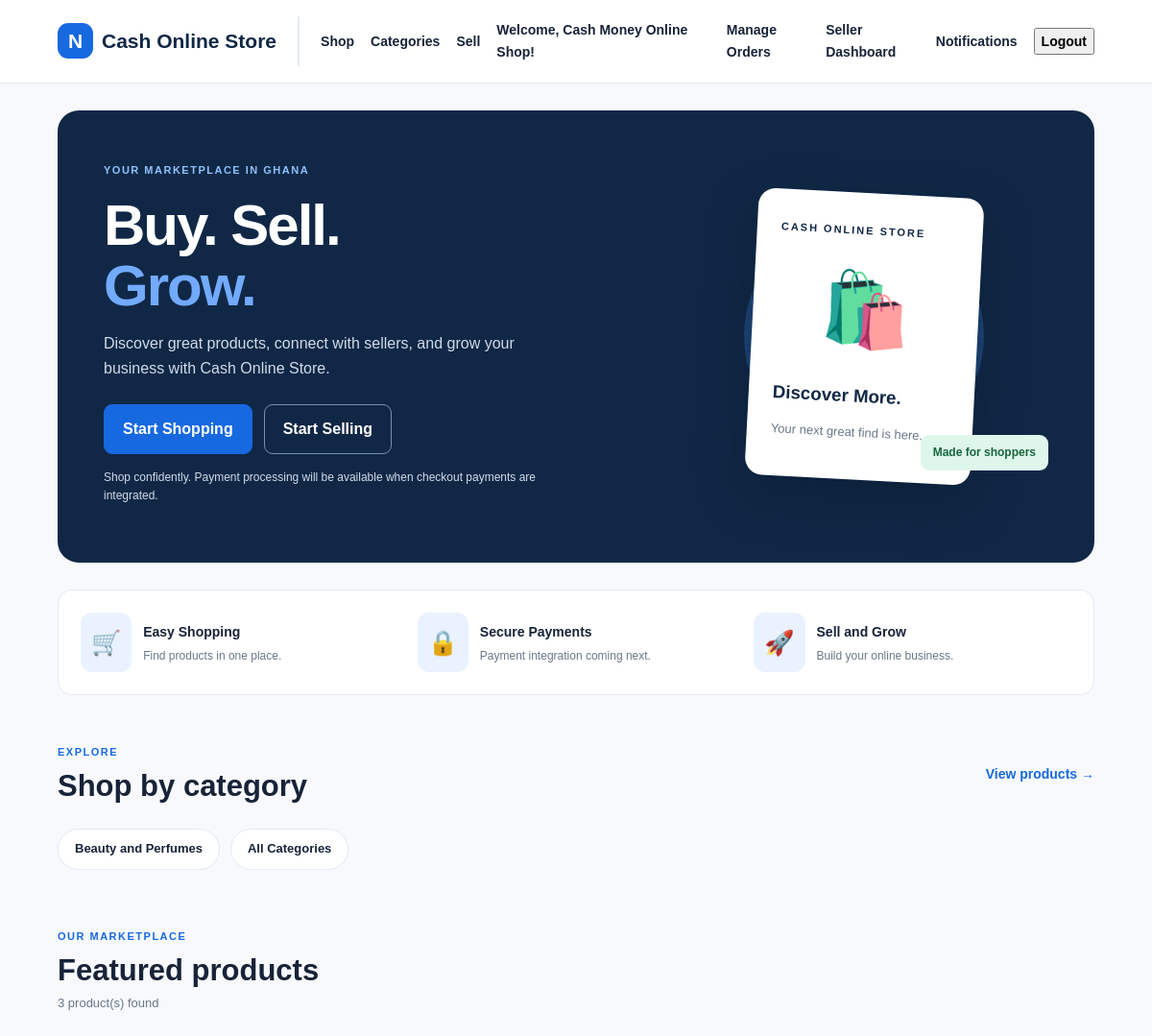
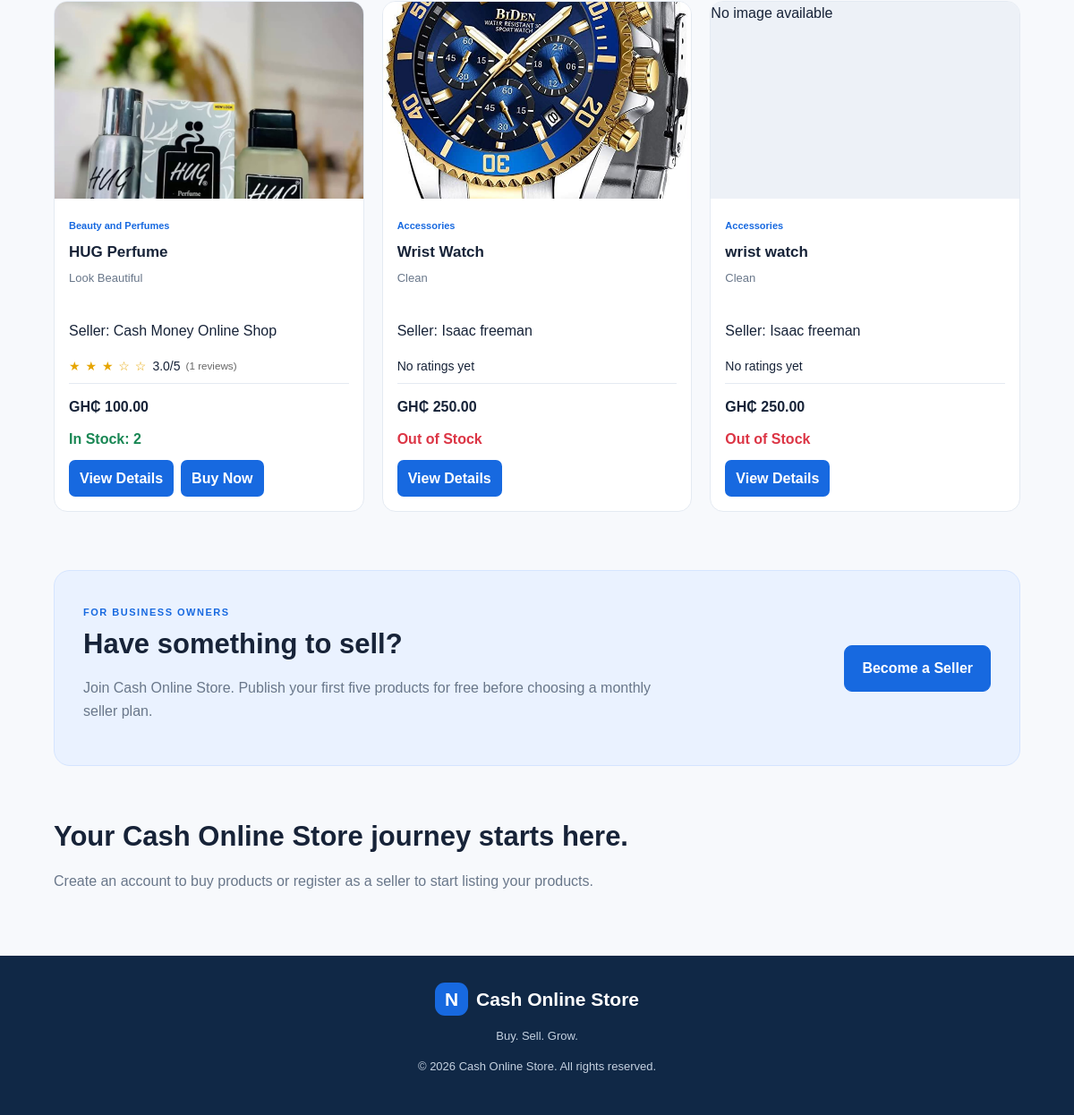
Page / (signed in) on the committed database (2 pictures, top to bottom).
### tables this page shows
CREATE TABLE users (
            id INTEGER PRIMARY KEY AUTOINCREMENT,
            name TEXT NOT NULL,
            email TEXT NOT NULL UNIQUE,
            password_hash TEXT NOT NULL,
            role TEXT NOT NULL CHECK(role IN ('buyer', 'seller')),
            created_at TIMESTAMP DEFAULT CURRENT_TIMESTAMP
        , profile_image TEXT, shop_description TEXT);

CREATE TABLE products (
            id INTEGER PRIMARY KEY AUTOINCREMENT,
            seller_id INTEGER NOT NULL,
            name TEXT NOT NULL,
            category TEXT NOT NULL,
            price REAL NOT NULL CHECK(price >= 0),
            quantity INTEGER NOT NULL DEFAULT 1 CHECK(quantity >= 0),
            image TEXT,
            description TEXT,
            created_at TIMESTAMP DEFAULT CURRENT_TIMESTAMP,
            FOREIGN KEY (seller_id) REFERENCES users(id)
        );

### app.py (the view, shortened to what this page needs)
@app.route("/")
def home():
    search = request.args.get("q", "").strip()
    category = request.args.get("category", "").strip()
    connection = get_db_connection()
    try:
        query = """
            SELECT
                p.*,
                u.name AS seller_name,

                (
                    SELECT AVG(sr.rating)
                    FROM seller_reviews AS sr
                    WHERE sr.seller_id = p.seller_id
                ) AS seller_average_rating,

                (
                    SELECT COUNT(sr.id)
                    FROM seller_reviews AS sr
                    WHERE sr.seller_id = p.seller_id
                ) AS seller_review_count

            FROM products AS p
            JOIN users AS u ON u.id = p.seller_id
            WHERE u.role = 'seller'

        """
        parameters = []
        if category:
            query += " AND p.category = ?"
            parameters.append(category)
        query += " ORDER BY p.created_at DESC, p.id DESC"
        products = connection.execute(
            query, parameters
        ).fetchall()
        categories = connection.execute("""
            SELECT DISTINCT category
            FROM products
            WHERE quantity > 0
            ORDER BY category
        """).fetchall()
    finally:
        connection.close()
    return render_template(
        "index.html",
        products=products,
        categories=categories,
        search=search,
        selected_category=category
    )

### app.py (called while the page is built)
def get_db_connection():
    connection = sqlite3.connect(DATABASE)
    connection.row_factory = sqlite3.Row
    return connection

### templates/index.html (shortened to what this page needs)
<!DOCTYPE html>
<html lang="en">
<head>
    <link rel="stylesheet"
          href="{{ url_for('static', filename='style.css') }}">
</head>
<body>
<header class="navbar">
    <a class="logo" href="{{ url_for('home') }}">
        <span class="logo-icon">N</span>
        Cash Online Store
    </a>
    <form class="search-form"
          action="{{ url_for('home') }}"
          method="GET">
    </form>
    <nav class="nav-links">
        <a href="#products">Shop</a>
        <a href="#categories">Categories</a>
        <a href="#sell">Sell</a>
        {% if session.get('user_id') %}
            <span>Welcome, {{ session.get('user_name') }}!</span>
            {% if session.get('user_role') == 'seller' %}
                <a href="{{ url_for('seller_dashboard') }}">
                    {% if session.get('user_role') == 'seller' %}
    <a href="{{ url_for('seller_orders') }}">Manage Orders</a>
{% endif %}
                    Seller Dashboard
                </a>
            {% endif %}
            {% if session.get('user_id') %}
    <a href="{{ url_for('notifications') }}">Notifications</a>
{% endif %}
            <form method="POST" action="{{ url_for('logout') }}">
                <button type="submit">Logout</button>
            </form>
        {% else %}
            <a href="{{ url_for('login') }}">Login</a>
            <a href="{{ url_for('register') }}">Sign Up</a>
        {% endif %}
    </nav>
</header>
<main>
    <section class="hero">
        <div class="hero-content">
            <span class="eyebrow">YOUR MARKETPLACE IN GHANA</span>
            <h1>Buy. Sell.<br><span>Grow.</span></h1>
            <p>
                Discover great products, connect with sellers,
                and grow your business with Cash Online Store.
            </p>
            <div class="hero-actions">
                <a class="primary-button" href="#products">
                    Start Shopping
                </a>
                <a class="secondary-button" href="#sell">
                    Start Selling
                </a>
            </div>
            <p class="hero-note">
                Shop confidently. Payment processing will be available
                when checkout payments are integrated.
            </p>
        </div>
        <div class="hero-art" aria-hidden="true">
            <div class="art-card">
                <span>CASH ONLINE STORE</span>
                <div class="art-bag">🛍️</div>
                <h3>Discover More.</h3>
                <p>Your next great find is here.</p>
            </div>
            <div class="floating-tag">Made for shoppers</div>
        </div>
    </section>
    <section class="benefits">
        <div class="benefit">
            <span class="benefit-icon">🛒</span>
            <div>
                <strong>Easy Shopping</strong>
                <p>Find products in one place.</p>
            </div>
        </div>
        <div class="benefit">
            <span class="benefit-icon">🔒</span>
            <div>
                <strong>Secure Payments</strong>
                <p>Payment integration coming next.</p>
            </div>
        </div>
        <div class="benefit">
            <span class="benefit-icon">🚀</span>
            <div>
                <strong>Sell and Grow</strong>
                <p>Build your online business.</p>
            </div>
        </div>
    </section>
    <section id="categories" class="section">
        <div class="section-heading">
            <div>
                <span class="eyebrow">EXPLORE</span>
                <h2>Shop by category</h2>
            </div>
            <a href="#products" class="text-link">
                View products →
            </a>
        </div>
        <div class="category-list">
            {% for category in categories %}
                <a
                    class="category-chip {% if selected_category|lower == category['category']|lower %}active{% endif %}"
                    href="{{ url_for('home', q=search, category=category['category']) }}">
                    {{ category['category'] }}
                </a>
            {% endfor %}
            <a class="category-chip"
               href="{{ url_for('home', q=search) }}">
                All Categories
            </a>
        </div>
    </section>
    <section id="products" class="section">
        <div class="section-heading">
            <div>
                <span class="eyebrow">OUR MARKETPLACE</span>
                <h2>
                    {% if search %}
                        Search results
                    {% elif selected_category %}
                        {{ selected_category }}
                    {% else %}
                        Featured products
                    {% endif %}
                </h2>
                <p class="muted">
                    {{ products|length }} product(s) found
                </p>
            </div>
        </div>
        {% if products %}
            <div class="product-grid">
                {% for product in products %}
                    <article class="product-card">
                        <a class="product-image"
                           href="{{ url_for('product_detail', product_id=product['id']) }}">
                            {% if product['image'] %}
                                <img
                                    src="{{ product['image'] }}"
                                    alt="{{ product['name'] }}"
                                    loading="lazy">
                            {% else %}
                                <span>No image available</span>
                            {% endif %}
                        </a>
                        <div class="product-info">
                            <span class="product-category">
                                {{ product['category'] }}
                            </span>
                            <h3>
                                <a href="{{ url_for('product_detail', product_id=product['id']) }}">
                                    {{ product['name'] }}
                                </a>
                            </h3>
                            <p class="product-description">
                                {{ product['description'] or 'No description provided.' }}
                            </p>
                           <p>
    Seller:
    <a href="{{ url_for(
        'seller_profile',
        seller_id=product['seller_id']
    ) }}">
        {{ product['seller_name'] }}
    </a>
</p>
                          <div class="seller-rating">
    {% if product['seller_review_count'] and product['seller_review_count'] > 0 %}
        <span class="rating-stars">
            {% for star in range(1, 6) %}
                {% if star <= (product['seller_average_rating'] | round(0, 'floor') | int) %}
                    ★
                {% else %}
                    ☆
                {% endif %}
            {% endfor %}
        </span>
        <span>
            {{ "%.1f"|format(product['seller_average_rating']) }}/5
        </span>
        <small>
            ({{ product['seller_review_count'] }} reviews)
        </small>
    {% else %}
        <span>No ratings yet</span>
    {% endif %}
</div>
                            <div class="product-bottom">
                                <strong class="price">
                                    GH₵ {{ "%.2f"|format(product['price']) }}
                                </strong>
                            </div>
                            {% if product['quantity'] > 0 %}
                                <p class="stock-available">
                                    In Stock: {{ product['quantity'] }}
                                </p>
                                <div class="product-actions">
                                    <a
                                        class="add-button"
                                        href="{{ url_for('product_detail', product_id=product['id']) }}">
                                        View Details
                                    </a>
                                    <a
                                        class="add-button"
                                        href="{{ url_for('buy_product', product_id=product['id']) }}">
                                        Buy Now
                                    </a>
                                </div>
                            {% else %}
                                <p class="stock-out">
                                    Out of Stock
                                </p>
                                <div class="product-actions">
                                    <a
                                        class="add-button"
                                        href="{{ url_for('product_detail', product_id=product['id']) }}">
                                        View Details
                                    </a>
                                </div>
                            {% endif %}
                        </div>
                    </article>
                {% endfor %}
            </div>
        {% endif %}
    </section>
    <section id="sell" class="seller-banner">
        <div>
            <span class="eyebrow">FOR BUSINESS OWNERS</span>
            <h2>Have something to sell?</h2>
            <p>
                Join Cash Online Store. Publish your first five
                products for free before choosing a monthly seller plan.
            </p>
        </div>
        <a class="primary-button"
           href="{{ url_for('register') }}">
            Become a Seller
        </a>
    </section>
    <section id="account" class="account-note">
        <h2>Your Cash Online Store journey starts here.</h2>
        <p>
            Create an account to buy products or register as a seller
            to start listing your products.
        </p>
    </section>
</main>
<footer class="footer">
    <a class="logo footer-logo" href="{{ url_for('home') }}">
        <span class="logo-icon">N</span>
        Cash Online Store
    </a>
    <p>Buy. Sell. Grow.</p>
    <p>&copy; 2026 Cash Online Store. All rights reserved.</p>
</footer>
</body>
</html>

### rows in the picture
users: get "Cash Money Online Shop"
products: image (picture), category "Beauty and Perfumes", name "HUG Perfume", description "Look Beautiful", seller_name "Cash Money Online Shop", seller_average_rating "3.0", seller_review_count "1", price "100.00", quantity "2"
products: image (picture), category "Accessories", name "Wrist Watch", description "Clean", seller_name "Isaac freeman", shows "No ratings yet", price "250.00"
products: image "No image available", category "Accessories", name "wrist watch", description "Clean", seller_name "Isaac freeman", shows "No ratings yet", price "250.00"

### other values in the picture
{{ category['category'] }} "Beauty and Perfumes"
{{ products|length }} "3"
